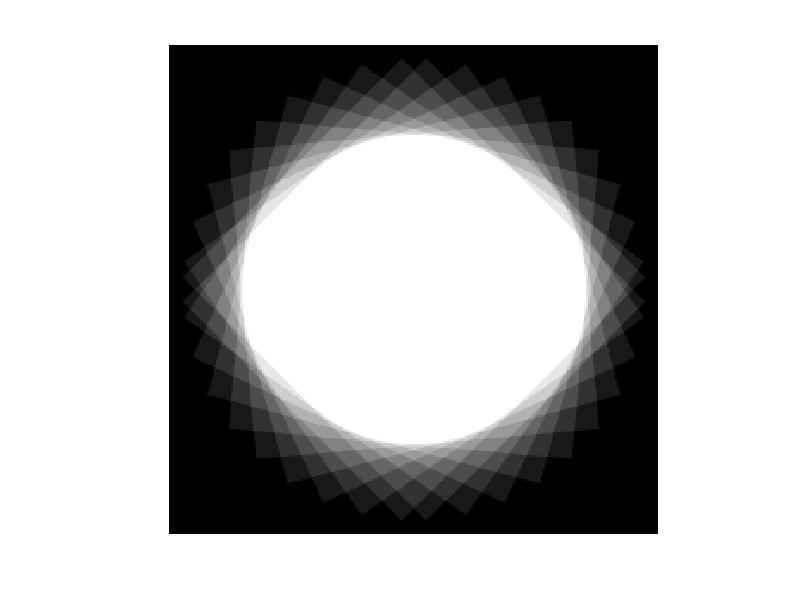

MATLAB code to generate this figure:
clear
clc
%% ---------rotaion of the camera--------------------
THETA = -45:10:45;

%% the line get from the image and form an image only depend on the line---------
I = ([zeros(1,10),ones(1,180),zeros(1,10)]);
%I = ([zeros(1,10),0.5*sin(0:180)+0.5,zeros(1,10)]);
IMG = zeros(length(I),length(I));

for i = 1:length(I)
    IMG (:,i) = I(i);
end
Pad = ceil((ceil(sqrt(size(IMG,1)^2+size(IMG,2)^2))-max(size(IMG)))/2);
padIMG = padarray(IMG,[Pad Pad],'both');% padding zeros around the iamge
n1 = size(padIMG,1);
x = linspace(-1,1,n1);
%% ---------------rotation preperation---------------
[X1,Y1] = meshgrid(x,x);

n = length(THETA);
PR = zeros(size(padIMG));
%% ----------------reconstruction-----------------------
for i = 1:n
    for j = 1:length(I)
        IMG (:,j) = I(j);
    end
    padIMG = padarray(IMG,[Pad Pad],'both');
    theta = (90-THETA(i))*pi/180;
    X = cos(theta)*X1 + -sin(theta)*Y1;
    Y = sin(theta)*X1 + cos(theta)*Y1;
    % interpolate
    tmpimg = interp2(X1,Y1,padIMG,X,Y);
    tmpimg(isnan(tmpimg)) = 0;
    % sum
    PR = PR + tmpimg;
end
PR = PR/n;

%PR(find(PR<0.59))= 0;
%% -------------------- plotting----------------------------
imshow((PR));